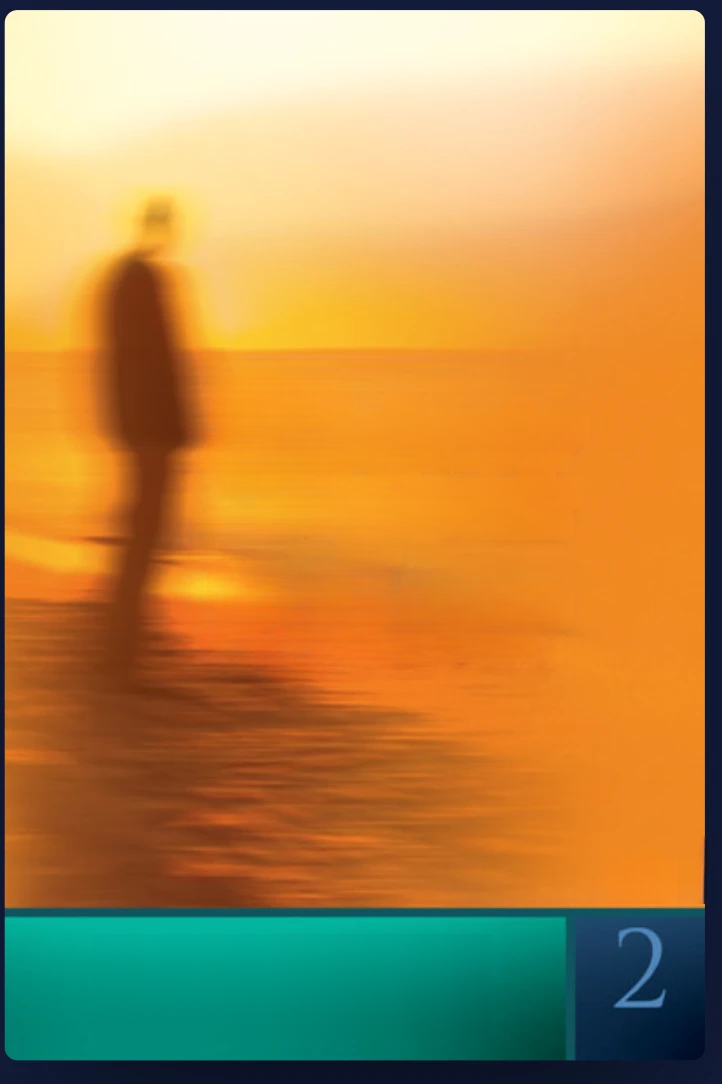
#> input picture covers/buhranlar/buhranlar-notitle-source-noauthor.png, 722 x 1084 px
$ python make_khmer.py buhranlar-notitle-source-noauthor.png
#> lines starting #> are read from the running program, lines starting #| are printed output that depends on the picture; after the words box and inside, x2 and y2 are one past the last pixel; in counts of white or black regions, pixels touching at a corner belong together
#> in build, im is the input picture: PIL image 722x1084 RGB; mean R, G, B 181.4, 138.6, 76.4
"""Khmer edition of the "Buhranlar anaforunda İnsan" (Çağ ve Nesil 2) cover on the original artwork (title removed by erase_title.py).

    python3 make_khmer.py [--hd] [--font Battambang] 2
Uses the no-author artwork (../erase_author.py). Writes khmer-N.png (704x1050) or khmer-N-hd.png (2816x4200).
"""
import sys
from pathlib import Path

import cv2
import numpy as np
from PIL import Image, ImageChops, ImageDraw, ImageFilter, ImageFont

HERE = Path(__file__).parent
FONTS = HERE.parent / "fonts"
SOURCE = HERE / "buhranlar-notitle-source-noauthor.png"
SOURCE_HD = HERE / "buhranlar-notitle-source-4x-noauthor.png"

COVER = (3, 10, 707, 1060)            # cover inside the app frame (source px)
CORNER = 12

# មនុស្ស ក្នុងទឹកគួចនៃវិបត្តិ — "Man in the whirlpool of crises" (Buhranlar anaforunda İnsan);
# three lines like the original: big / small / big, light cream script with a soft dark shadow.
TITLE = [
    # text, max width, ink height, center x, center y, unused
    ("មនុស្ស", 300, 120, 400, 428, 1.0),
    ("ក្នុងទឹកគួច", 330, 70, 410, 540, 1.0),
    ("នៃវិបត្តិ", 330, 115, 415, 640, 1.0),
]
INK = (254, 241, 200)
SHADOW = (70, 30, 5)

# volume box
PATCH = (598, 918, 684, 1016)
DIGIT_CENTER_X, DIGIT_BOTTOM, DIGIT_HEIGHT = 639, 1006, 78
DIGIT_COLOR = (77, 134, 189)


def scaled(v, k):
    return tuple(int(round(c * k)) for c in v) if isinstance(v, tuple) else int(round(v * k))


def fit(font_path, text, max_w, ink_h, lang="km", features=None):
    size = 8
    while True:
        f = ImageFont.truetype(str(font_path), size + 1, layout_engine=ImageFont.Layout.RAQM)
        l, t, r, b = f.getbbox(text, language=lang, features=features)
        if r - l > max_w or b - t > ink_h:
            return ImageFont.truetype(str(font_path), size, layout_engine=ImageFont.Layout.RAQM)
        size += 1


def draw_title(im, k, font_path):
#> called with k = 1
    for text, max_w, ink_h, cx, cy, _ in TITLE:
        font = fit(font_path, text, max_w * k, ink_h * k)
        l, t, r, b = font.getbbox(text, language="km")
        pad = int(30 * k)
        w, h = r - l + 2 * pad, b - t + 2 * pad
        glyphs = Image.new("L", (w, h), 0)
        ImageDraw.Draw(glyphs).text((-l + pad, -t + pad), text, font=font, fill=255, language="km")
        # soft drop shadow like the original calligraphy
        shadow = ImageChops.offset(glyphs.filter(ImageFilter.GaussianBlur(5 * k)), round(5 * k), round(6 * k))
        x, y = int(cx * k - w / 2), int(cy * k - h / 2)
        im.paste(SHADOW, (x, y), shadow.point(lambda v: int(v * 0.6)))
        im.paste(INK, (x, y), glyphs)
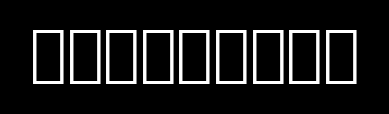
#> glyphs: PIL image 389x114 L; min 0, max 255, mean 26.5
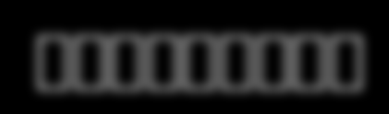
#> shadow: PIL image 389x114 L; min 0, max 96, mean 26.4


def clean_box(im, k):
#> called with k = 1
    x0, y0, x1, y1 = scaled(PATCH, k)
    arr = np.asarray(im).copy()
    region = arr[y0:y1, x0:x1]
    b = region[..., 2].astype(int) - region[..., 0].astype(int)
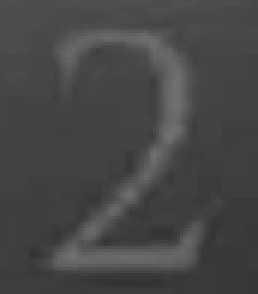
#> b: shape (98, 86) int64 (shown 3 times larger); min 50, max 114, mean 70.7
    digit = ((region[..., 2] > 150) & (b > 80)).astype(np.uint8) * 255
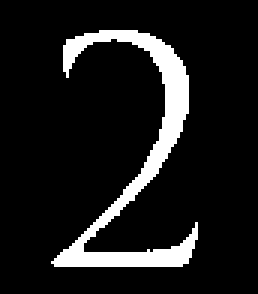
#> digit: shape (98, 86) (shown 3 times larger); 10.6% white; 1 white region, box (x1, y1, x2, y2) and area: (17, 10, 66, 89) 891
    grow = 2 * scaled(4, k) + 1
    mask = cv2.dilate(digit, np.ones((grow, grow), np.uint8))
#> mask: shape (98, 86); 32% white; 1 white region, box (x1, y1, x2, y2) and area: (13, 6, 70, 93) 2694
    arr[y0:y1, x0:x1] = cv2.inpaint(region, mask, scaled(6, k), cv2.INPAINT_TELEA)
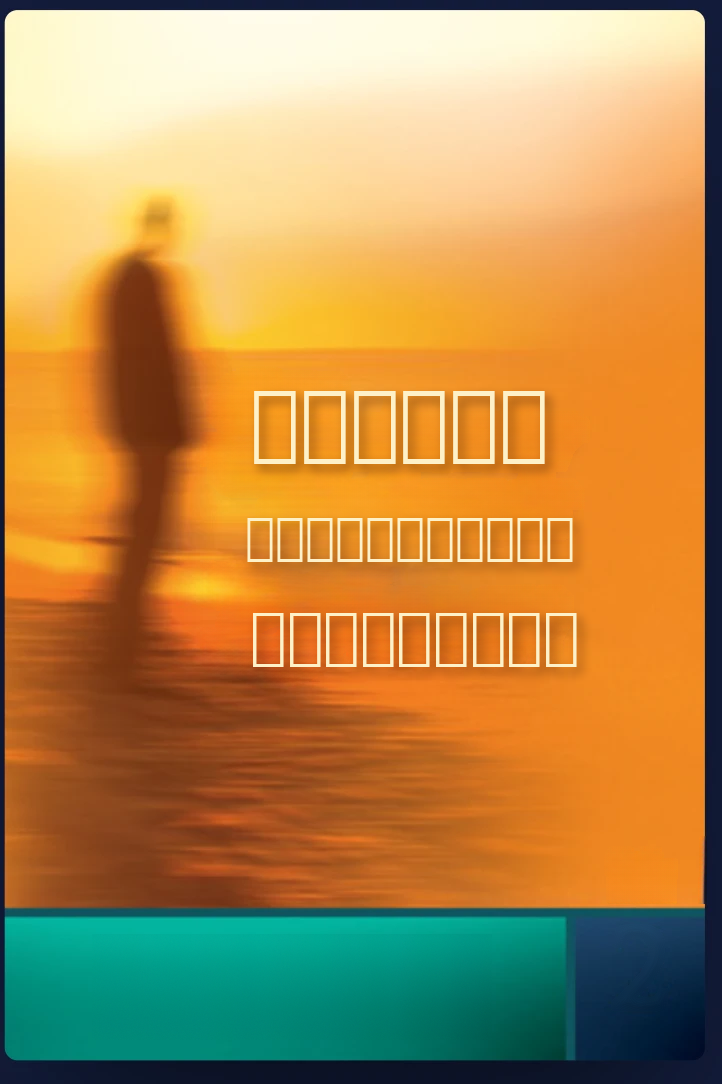
#> arr: shape (1084, 722, 3); mean R, G, B 180.2, 139.6, 79.2
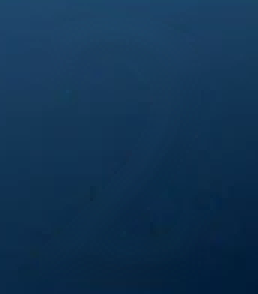
#> region: shape (98, 86, 3) (shown 3 times larger); mean R, G, B 17.3, 51.4, 82.8
    return Image.fromarray(arr)


def draw_number(im, number, k):
#> called with number = 'buhranlar-notitle-source-noauthor.png', k = 1
    font = fit(FONTS / "CormorantGaramond-Medium.ttf", number, 400 * k, DIGIT_HEIGHT * k, None, ["lnum"])
    l, t, r, b = font.getbbox(number, features=["lnum"])
    ImageDraw.Draw(im).text((DIGIT_CENTER_X * k - (l + r) / 2, DIGIT_BOTTOM * k - b), number, font=font,
                            fill=DIGIT_COLOR, features=["lnum"])


def rounded(im, k):
#> called with k = 1
    mask = Image.new("L", im.size, 0)
#> mask: PIL image 704x1050 L; every value is 0
    ImageDraw.Draw(mask).rounded_rectangle((0, 0, im.width - 1, im.height - 1), CORNER * k, fill=255)
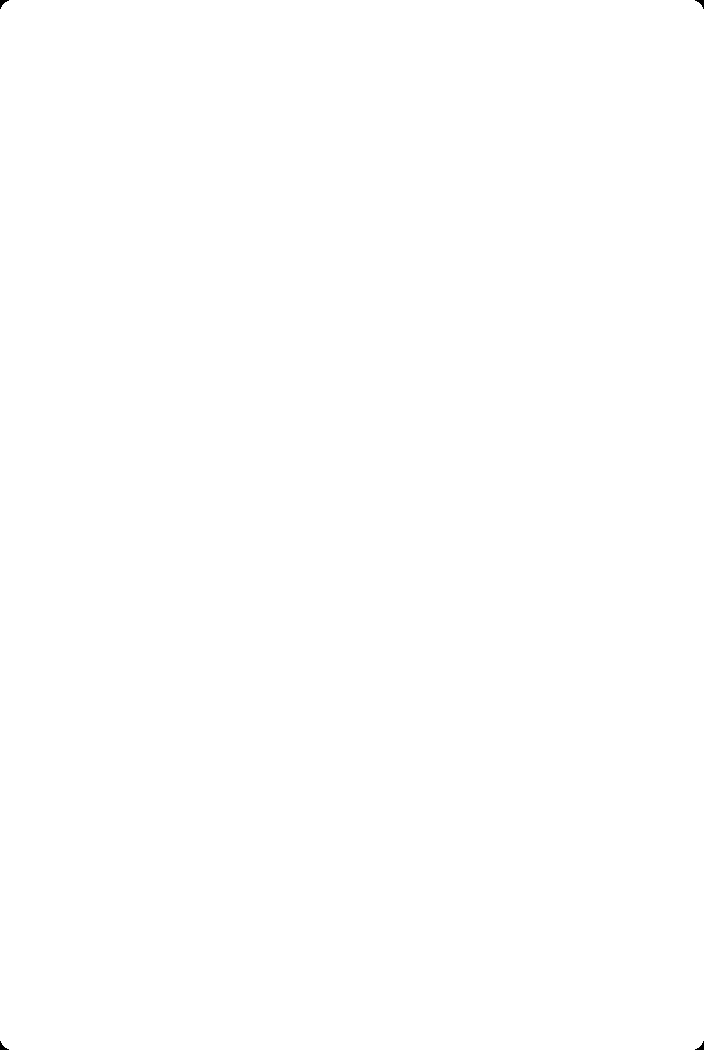
#> mask: PIL image 704x1050 L; 100% white; 4 black regions, box (x1, y1, x2, y2) and area: (0, 0, 9, 9) 34, (695, 0, 704, 9) 34, (0, 1041, 9, 1050) 34, (695, 1041, 704, 1050) 34
    out = im.convert("RGBA")
    out.putalpha(mask)
    return out


def build(volume, hd=False, font="Battambang", round_corners=True):
    k = 4 if hd else 1
    im = Image.open(SOURCE_HD if hd else SOURCE).convert("RGB")
    draw_title(im, k, FONTS / f"{font}.ttf")
    # always redraw the number: the HD upscale left streaks around the original "1"
    im = clean_box(im, k)
    draw_number(im, volume, k)
    im = im.crop(scaled(COVER, k))
    return rounded(im, k) if round_corners else im


if __name__ == "__main__":
    args = sys.argv[1:]
    hd = "--hd" in args
    font = "Battambang"
    if "--font" in args:
        font = args[args.index("--font") + 1]
        args = [a for a in args if a not in ("--font", font)]
    for v in [a for a in args if a != "--hd"] or ["2"]:
        out = HERE / f"khmer-{v}{'-hd' if hd else ''}.png"
        build(v, hd, font).save(out)
        print("wrote", out.name)
